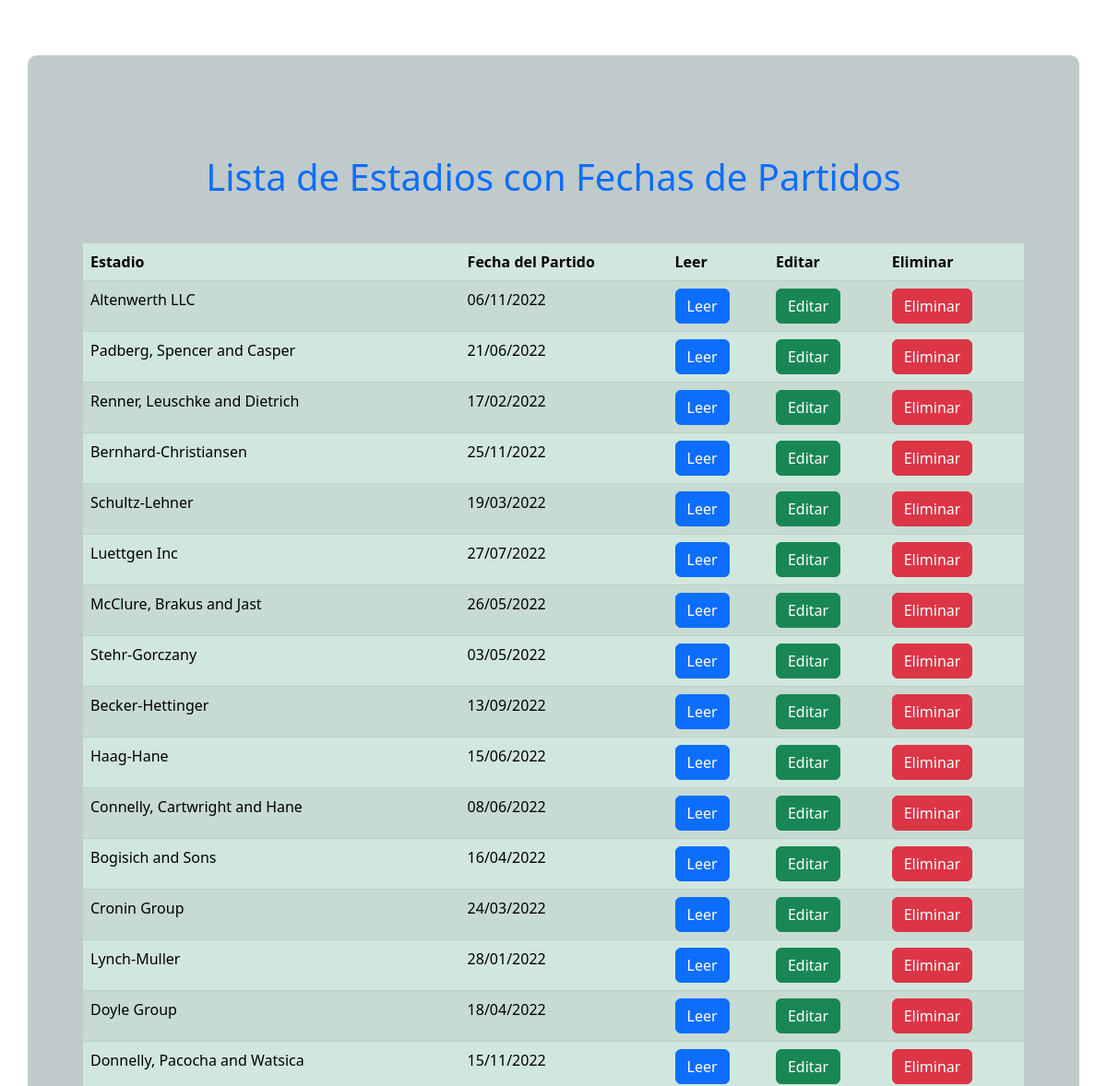
/ (upper part), run on an earlier commit of the app's database.
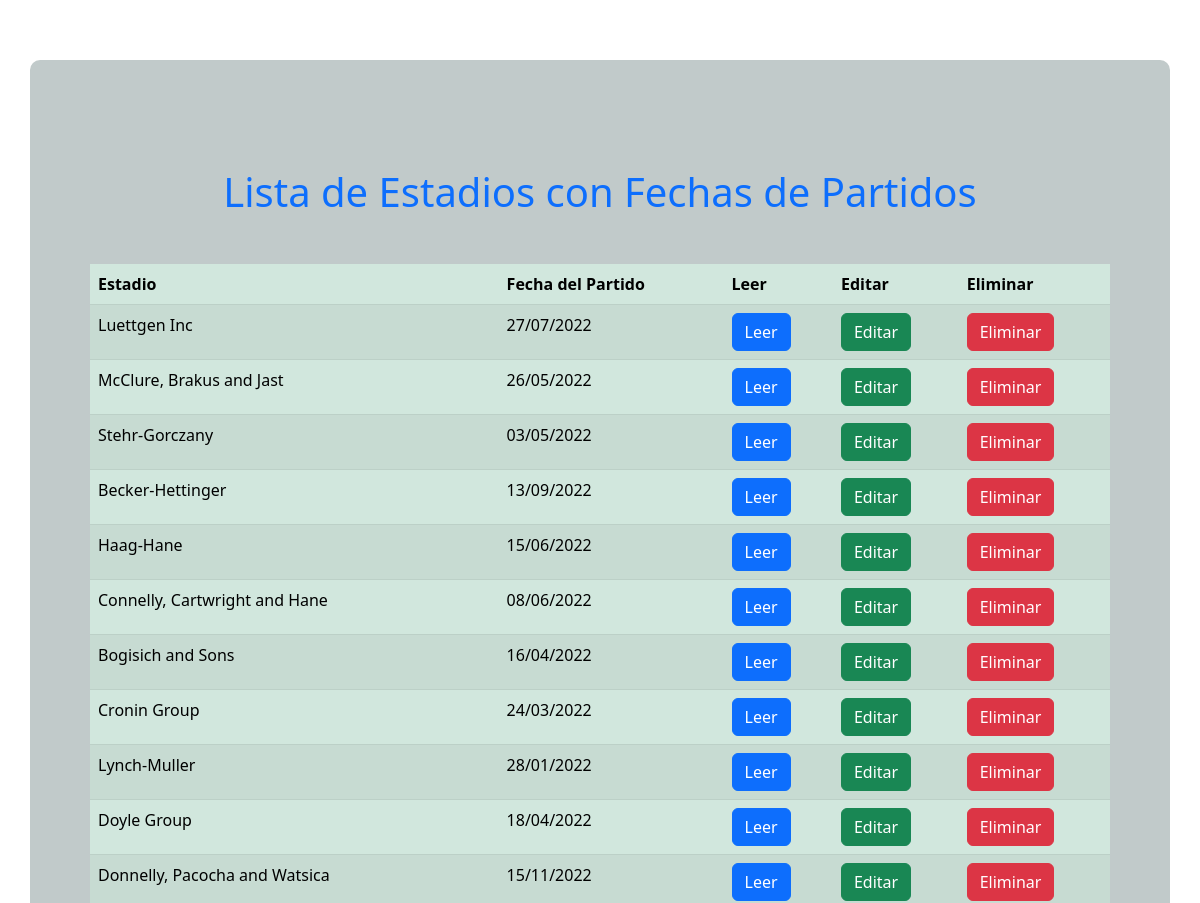
And on a later commit of the database.
### models/models.py (models this page shows, shortened)
class Partido(db.Model):
    __tablename__ = 'partidos' # nombre de la tabla
    id = db.Column(db.Integer, primary_key=True)
    estadio = db.Column(db.String(50), nullable=False)
    fecha = db.Column(db.String(10), nullable=False)
    clubA = db.Column(db.String(25), nullable=False)
    clubB = db.Column(db.String(25), nullable=False)
    resultado = db.Column(db.String(3), nullable=False)

### app.py (the view)
@app.route('/')
def index():
    partido = Partido.query.all()
    return render_template('index.html', partidos=partido)

### templates/index.html (shortened to what this page needs)
{% extends 'layout.html' %}
{% block main %}
    <h1 class="text-center mt-5 mb-5 text-primary">Lista de Estadios con Fechas de Partidos</h1>
    <table class="table table-success table-striped">
        <thead>
        <tr>
            <th>Estadio</th>
            <th>Fecha del Partido</th>
            <th>Leer</th>
            <th>Editar</th>
            <th>Eliminar</th>
        </tr>
        </thead>
        <tbody>
        {% for partido in partidos %}
        <tr>
            <td>{{ partido.estadio }}</td>
            <td>{{ partido.fecha }}</td>
            <td>
                <a class="btn btn-primary" href="/read/{{ partido.id }}">Leer</a>
            </td>
            <td>
                <a class="btn btn-success" href="/edit/{{ partido.id }}">Editar</a>
            </td>
            <td>
                <a class="btn btn-danger" href="/delete/{{ partido.id }}">Eliminar</a>
            </td>
        </tr>
        {% endfor %}
        </tbody>
    </table>
{% endblock main %}

### templates/layout.html (shortened to what this page needs)
<!DOCTYPE html>
<html-- lang="en">
<head>
    <link rel="stylesheet" href="static/css/style.css">
    <link href="https://cdn.jsdelivr.net/npm/bootstrap@5.2.3/dist/css/bootstrap.min.css" rel="stylesheet">
    <link rel="stylesheet" href="static/css/style.css">
</head>
<body>
   <div class="container">
   {% block main %}
   {% endblock main %}
   </div>
</body>
</html

### static/css/style.css (style rules this page uses)
.container { background-color: rgb(193, 202, 202); margin-top: 5%; padding: 60px; border: 10px; border-radius: 10px; }

What changed in the data, as far as the page shows it:
removed Partido: estadio "Altenwerth LLC", fecha "06/11/2022"
removed Partido: estadio "Padberg, Spencer and Casper", fecha "21/06/2022"
removed Partido: estadio "Renner, Leuschke and Dietrich", fecha "17/02/2022"
removed Partido: estadio "Bernhard-Christiansen", fecha "25/11/2022"
removed Partido: estadio "Schultz-Lehner", fecha "19/03/2022"
